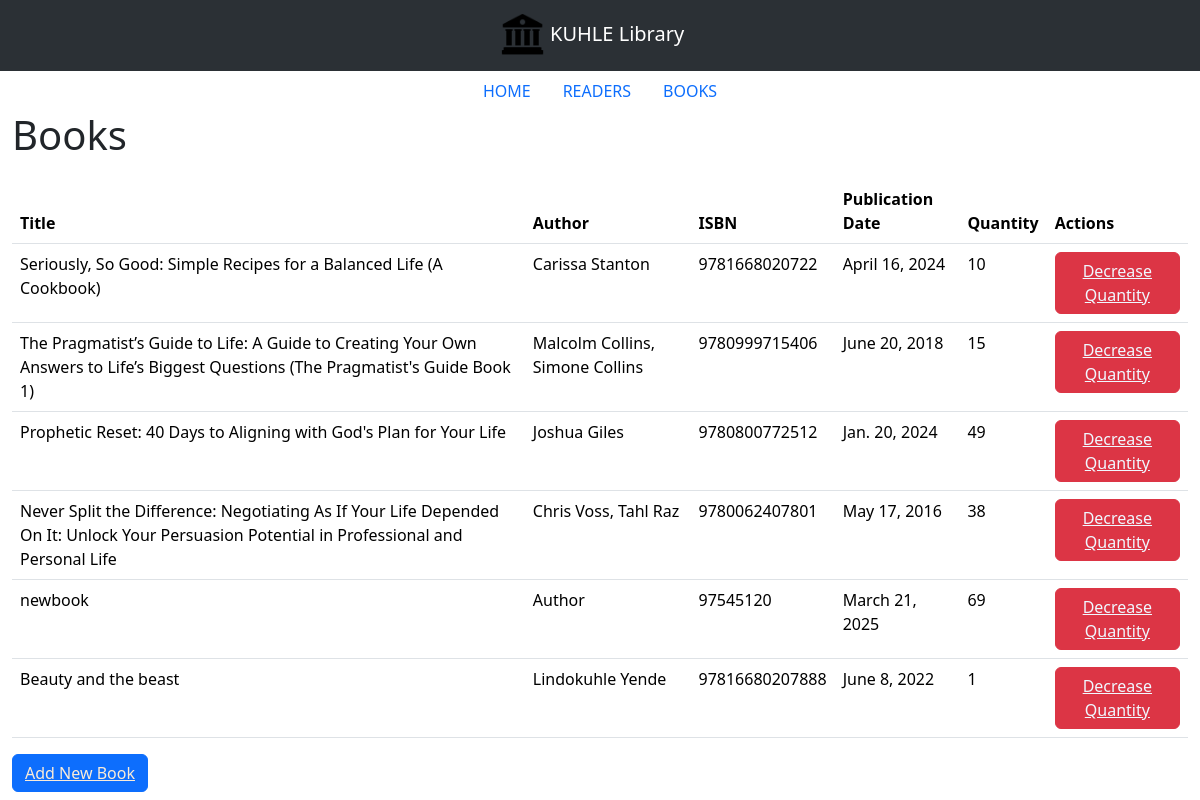
The page /books/ on the database as committed earlier.
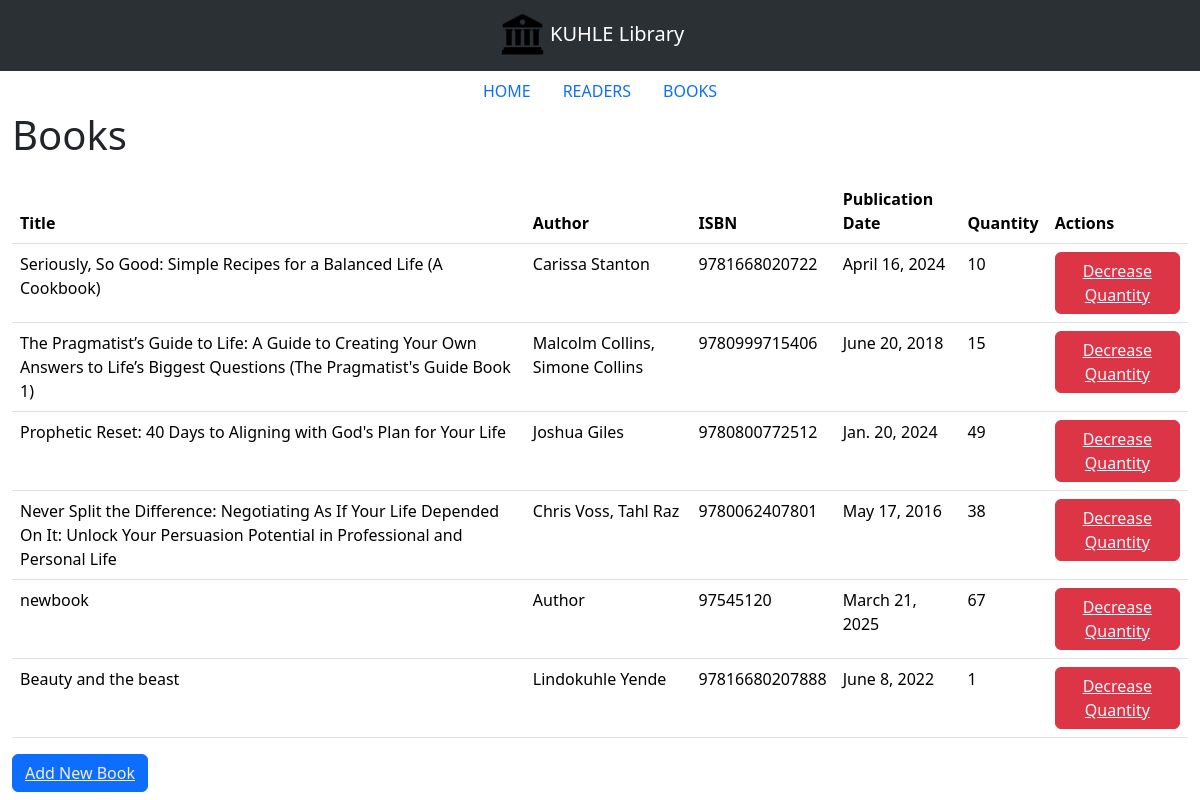
The same page on the database as committed later.
### lims_app/models.py (models this page shows, shortened)
class Book(models.Model):
     title = models.CharField(max_length=200)
     author = models.CharField(max_length=100)
     isbn = models.CharField(max_length=13, unique=True)
     publication_date = models.DateField()
     quantity = models.PositiveIntegerField()

### lims_app/views.py (the view)
# urls.py: path('books/', book_list, name='book_list'),
def book_list(request):
    books = Book.objects.all()  # Query all books
    return render(request, 'book_list.html', {'books': books})

### lims_app/templates/book_list.html
<!DOCTYPE html>
{% extends "index.html" %}
{% load static %}
{% block main_content %}
<div class="container-fluid justify-content-center" id="book-list">
    <h1>Books</h1>
    <table class="table" style="margin-top: 20px;" >
        <thead>
            <tr>
                <th>Title</th>
                <th>Author</th>
                <th>ISBN</th>
                <th>Publication Date</th>
                <th>Quantity</th>
                <th>Actions</th>
            </tr>
        </thead>
        <tbody>
            {% for book in books %}
            <tr>
                <td>{{ book.title }}</td>
                <td>{{ book.author }}</td>
                <td>{{ book.isbn }}</td>
                <td>{{ book.publication_date }}</td>
                <td>{{ book.quantity }}</td>
                <td>
                    <button class="btn btn-danger"
                        style="color: aliceblue;">
                            <a href="{% url 'decrease_quantity' book.id %}" style="color: aliceblue;">Decrease Quantity</a>
                    </button>
                </td>
            </tr>
            {% empty %}
            <tr>
                <td colspan="5">No books available.</td>
            </tr>
            {% endfor %}
        </tbody>
    </table>
    <button class="btn btn-primary">
        <a href="{% url 'add_book' %}" style="color: antiquewhite;">Add New Book</a>
    </button>
</div>
{% endblock main_content %}

Rows that differ between the two databases and show on the page:
changed Book "newbook": quantity "69" → "67"
